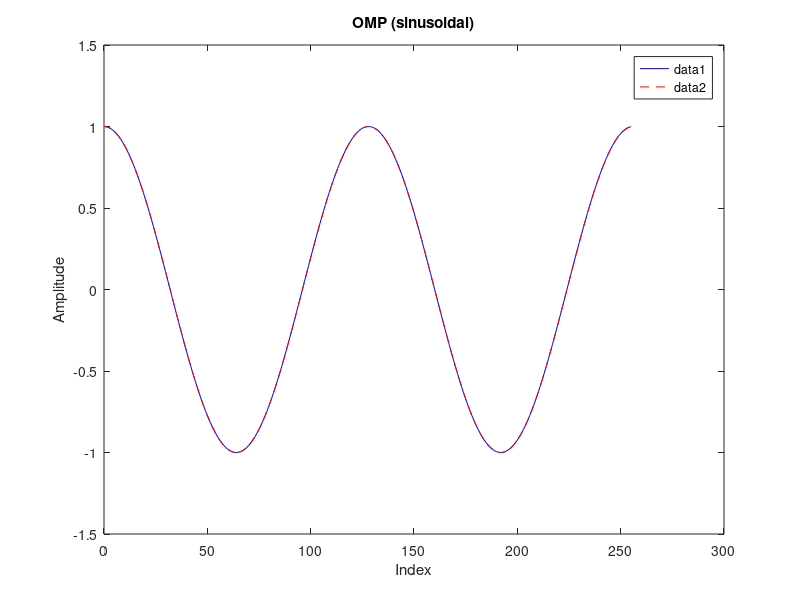

Here is the MATLAB script that generated this plot:
clc; close all; clear all;
function x = omp(A, b, K)
    originalA = A;               % Store the original A
    norms = vecnorm(A);
    A = A ./ norms;

    r = b;
    Lambda = [];
    N = size(A, 2);
    x = zeros(N, 1);

    for k = 1:K
        h_k = abs(A' * r);
        h_k(Lambda) = 0;
        [~, l_k] = max(h_k);

        Lambda = [Lambda, l_k];
        Asub = A(:, Lambda);
        x_sub = Asub \ b;

        x = zeros(N, 1);
        x(Lambda) = x_sub ./ norms(Lambda)';
        r = b - originalA(:, Lambda) * x(Lambda);   % Corrected
    end
end



n = 256;     
m = 50;      
k = 2;        

freqs = [randi([1, 10]),randi([1, 10])];%,randi([10, 50]),randi([10, 50]),randi([10, 50])]               
x_freq = zeros(n, 1);              
x_freq(freqs) = [1; 1];%; 1; 1; 1];            
x_time = real(ifft(x_freq))*n;       

psi = randn(m,n);                  
b = psi * x_time;                     

phi = dftmtx(n);
Theta = psi * phi';                    

x_freq_rec = omp(Theta, b, k);      
x_rec = real(ifft(x_freq_rec))*n;    

figure;
t = 0:n-1;

% Plot the original and recovered signals smoothly
plot(t, x_time, 'b-'); hold on;
plot(t, x_rec, 'r--');
legend;
xlabel('Index');
ylabel('Amplitude');
title('OMP (sinusoidal)');
